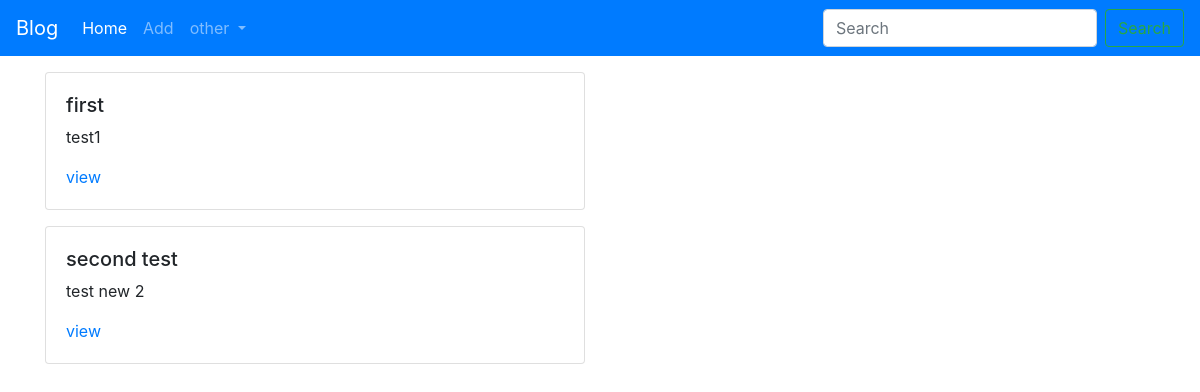
Page /blog/ on the earlier database version.
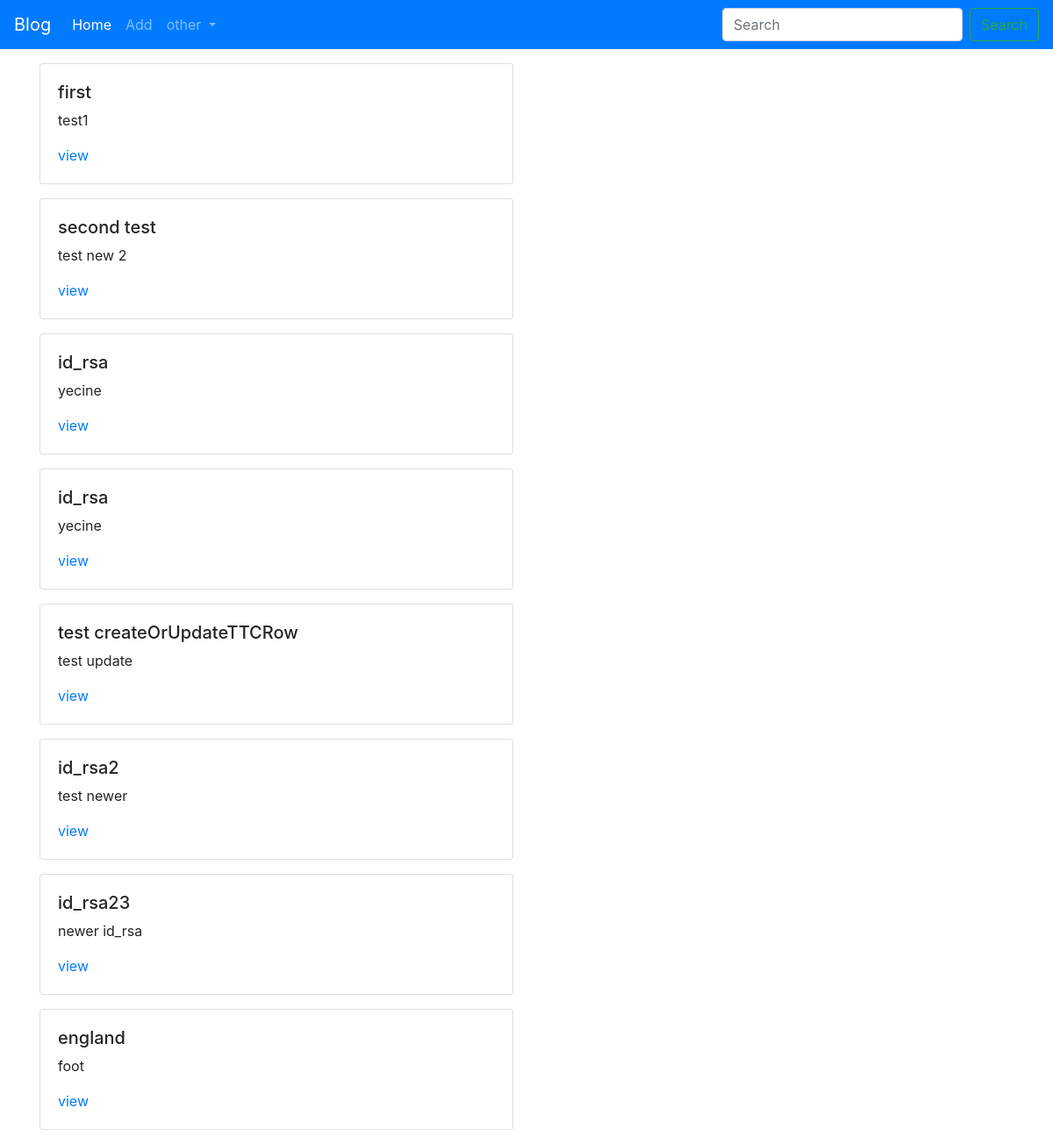
Same page on the later database version.
### blog_post/models.py (models this page shows, shortened)
class UserPost( models.Model):
   title = models.TextField()
   contents=models.TextField(null=True,blank=True)
   user  = models.ForeignKey(User, default=1, null=True, on_delete=models.SET_NULL)
   publishDate=models.DateTimeField(auto_now=False,auto_now_add=False,null=True,blank=True)
   timestamp=models.DateTimeField(auto_now_add=True)
   updated=models.DateTimeField(auto_now=True)
   def get_absolute_url(self):
      return f"/blog/{self.pk}/"

### blog_post/views.py (the view)
# urls.py: path('',blog_post_detail),
def blog_post_detail(req):
   qs = UserPost.objects.all()
   context = {"object": qs}
   return render(req,"blogPostDetail.html",context)

### templates/blogPostDetail.html
{% extends "base.html" %}
{% block content %}
   {%for object in object%}
      <div class="card mb-3 mt-3">
         <div class="card-body">
            <h5>{{object.title}}</h5>
            <p>{{object.contents|truncatewords:40}}</p>
            <a href='{{object.get_absolute_url}}'>view</a>
         </div>
      </div>
   {%endfor%}
{% endblock %}

### templates/base.html (shortened to what this page needs)
<!DOCTYPE html>
<html lang="en">
<head>
   <link rel="stylesheet" href="https://stackpath.bootstrapcdn.com/bootstrap/4.4.1/css/bootstrap.min.css">
</head>
<body>
   {%include 'NavBar.html'%}
   <div class="container">
      <div class="row">
         <div class="col-6">
            {% block content %}
            {% endblock %}
         </div>
      </div>
   </div>
</body>
</html>

### templates/NavBar.html (shortened to what this page needs)
<nav class="navbar navbar-expand-lg navbar-dark bg-primary">
   <a class="navbar-brand" href="/home">Blog</a>
   <div class="collapse navbar-collapse" id="navbarSupportedContent">
     <ul class="navbar-nav mr-auto">
       <li class="nav-item active">
         <a class="nav-link" href="/blog">Home <span class="sr-only">(current)</span></a>
       </li>
       <li class="nav-item">
         <a class="nav-link" href="/blog-new">Add</a>
       </li>
       <li class="nav-item dropdown">
         <a class="nav-link dropdown-toggle" href="#" id="navbarDropdown" role="button" data-toggle="dropdown" aria-haspopup="true" aria-expanded="false">
           other
         </a>
       </li>
     </ul>
     <form class="form-inline my-2 my-lg-0" action="/search/">
       <input class="form-control mr-sm-2" type="search" name="query" placeholder="Search" aria-label="Search">
       <button class="btn btn-outline-success my-2 my-sm-0" type="submit">Search</button>
     </form>
   </div>
 </nav>

Differences in the rows shown:
added UserPost: title "id_rsa", contents "yecine"
added UserPost: title "id_rsa", contents "yecine"
added UserPost: title "test createOrUpdateTTCRow", contents "test update"
added UserPost: title "id_rsa2", contents "test newer"
added UserPost: title "id_rsa23", contents "newer id_rsa"
added UserPost: title "england", contents "foot"
